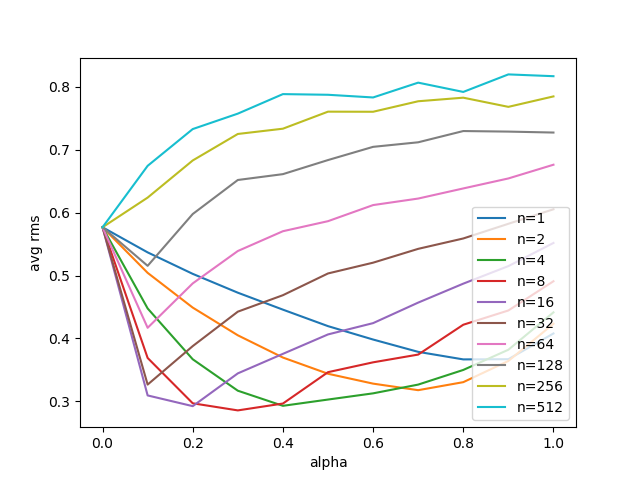

Source code (Python):
'''
MIT License

Copyright (c) 2018 Frank Lee

Permission is hereby granted, free of charge, to any person obtaining a copy
of this software and associated documentation files (the "Software"), to deal
in the Software without restriction, including without limitation the rights
to use, copy, modify, merge, publish, distribute, sublicense, and/or sell
copies of the Software, and to permit persons to whom the Software is
furnished to do so, subject to the following conditions:

The above copyright notice and this permission notice shall be included in all
copies or substantial portions of the Software.

THE SOFTWARE IS PROVIDED "AS IS", WITHOUT WARRANTY OF ANY KIND, EXPRESS OR
IMPLIED, INCLUDING BUT NOT LIMITED TO THE WARRANTIES OF MERCHANTABILITY,
FITNESS FOR A PARTICULAR PURPOSE AND NONINFRINGEMENT. IN NO EVENT SHALL THE
AUTHORS OR COPYRIGHT HOLDERS BE LIABLE FOR ANY CLAIM, DAMAGES OR OTHER
LIABILITY, WHETHER IN AN ACTION OF CONTRACT, TORT OR OTHERWISE, ARISING FROM,
OUT OF OR IN CONNECTION WITH THE SOFTWARE OR THE USE OR OTHER DEALINGS IN THE
SOFTWARE.
'''

# -*- coding:utf-8 -*-

import numpy as np
import random
import matplotlib.pyplot as plt
from tqdm import tqdm

STATE_COUNT = 1002
LEFT_ACTION = -1
RIGHT_ACTION = 1
START_STATE = 500
TRUE_VALUE = np.arange(-1001, 1003, 2) / 1001
TRUE_VALUE[0] = TRUE_VALUE[-1] = 0.0


def image(x, y, l):
    plt.subplot(1, 1, 1)
    for i, e in enumerate(y):
        plt.plot(x, e, label=l[i])
    plt.xlabel('alpha')
    plt.ylabel('avg rms')
    # plt.ylim(0.25, 0.6)
    plt.legend(loc='lower right')
    plt.savefig('./random_walk.png')
    plt.close()


def get_action(state):
    if np.random.binomial(1, 0.5) == 1:
        return LEFT_ACTION
    return RIGHT_ACTION


def step(state, action):
    r = random.randint(1, 50)
    if action == LEFT_ACTION:
        new_state = state - r
        if new_state <= 0:
            return -1, 0
        return 0, new_state
    new_state = state + r
    if new_state >= 1001:
        return 1, 1001
    return 0, new_state


W = np.zeros(20)
def reset():
    global W
    W = np.zeros(20)


def get_value(state):
    if state == 0 or state == 1001:
        return 0
    global W
    a = (state - 1) // 50
    return W[a]


def n_step(gamma, alpha, n):
    global W
    state = START_STATE
    states = [state]
    rewards = [0]
    T = float('inf')
    t = 0
    while True:
        if t < T:
            action = get_action(state)
            reward, next_state = step(state, action)
            rewards.append(reward)
            states.append(next_state)
            if next_state == 0 or next_state == 1001:
                T = t+1
        tau = t-n+1
        if tau >= 0:
            g = 0.0
            end = min(tau + n, T)
            start = tau + 1
            for j in range(end - start + 1):
                i = j + start
                g += (gamma ** (i - tau - 1)) * rewards[i]
            if tau + n < T:
                g += (gamma ** n)*get_value(states[tau+n])
            if states[tau] != 0 and states[tau] != 1001:
                W[(states[tau]-1)//50] += alpha * (g - get_value(states[tau])) * 1
        t += 1
        state = next_state
        if tau == T-1:
            break


def get_error():
    global W
    global TRUE_VALUE
    w = [0.0]
    w.extend(np.asarray(np.repeat(W, 50)))
    w.append(0.0)
    return np.sqrt(np.sum((np.asarray(w) - TRUE_VALUE) ** 2) / 1000)
    

def run(n, alpha, episodes):
    reset()
    gamma = 1.0
    err = 0.0
    for _ in range(episodes):
        n_step(gamma, alpha, n)
        err += get_error()
    return err


def main():
    count = 100
    episodes = 10
    ns = np.power(2, np.arange(0, 10))
    alpha = np.arange(0.0, 1.1, 0.1)
    errs = np.zeros([len(ns), len(alpha)])
    for _ in tqdm(range(count)):
        for i, a in enumerate(alpha):
            for j, n in enumerate(ns):
                errs[j][i] += run(n, a, episodes)
    errs /= episodes * count
    labels = ['n=%d' % n for n in ns]
    image(alpha, errs, labels)


if __name__ == "__main__":
    main()